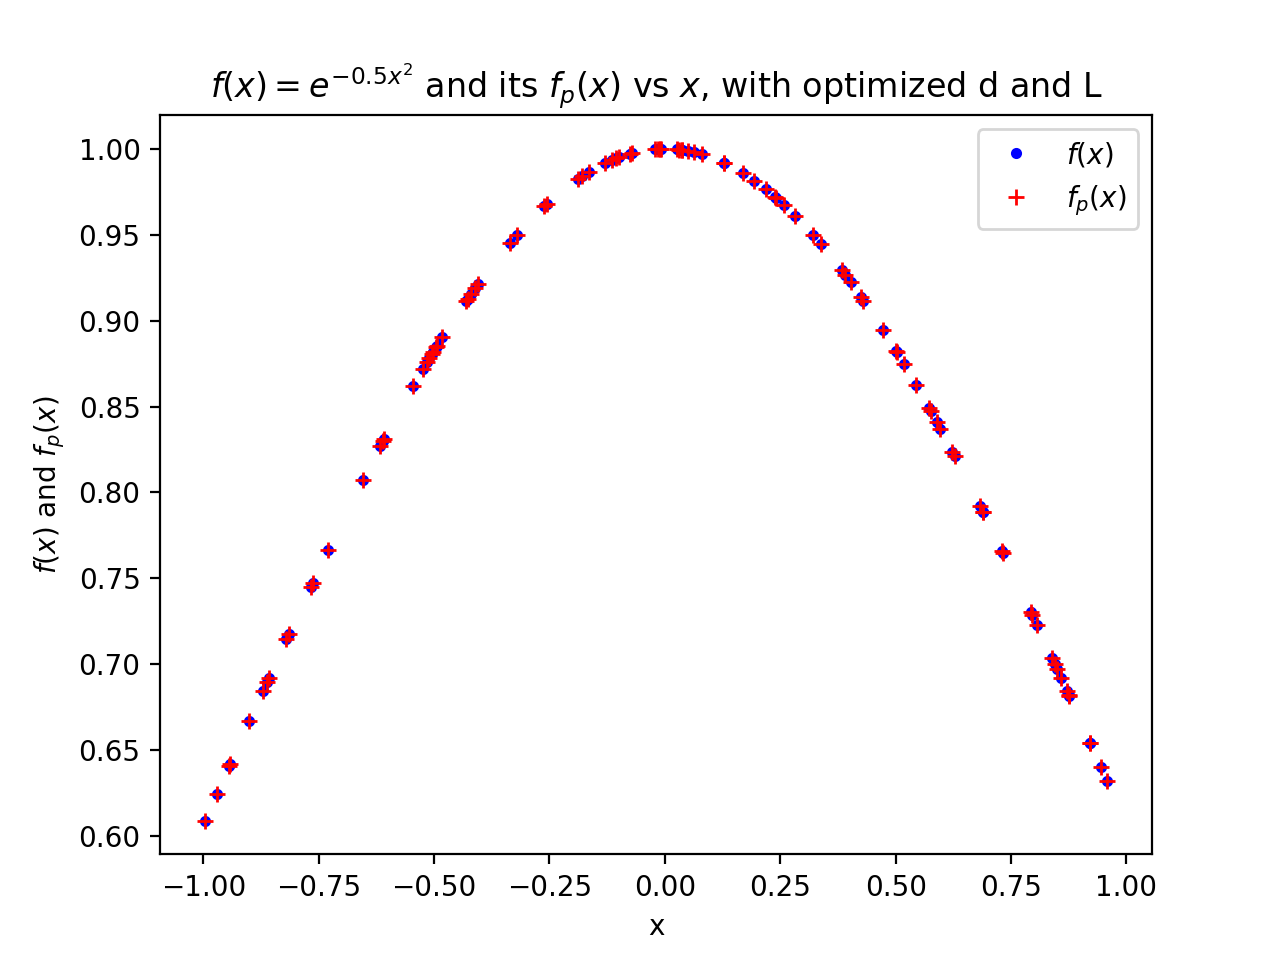

This figure's Python source:
#!/usr/bin/env python3
# -*- coding: utf-8 -*-
"""
Created on Fri Dec 21 17:27:37 2018

@author: alfred_mac
"""

import numpy as np
import matplotlib.pyplot as plt
import numpy.linalg as la
import numpy.random as rand
import rFit
import rEval

D = [101,1001]
L = [0.002,0.02,0.2,2,20]
Err = np.zeros([len(D),len(L)])

for i in range(len(D)):
    for j in range(len(L)):
        x = 2*rand.random(D[i])-1
        f = np.exp(-0.5*x*x)
        p = rFit.rFit(x,f,L[j])
        fp = rEval.rEval(x,p,L[j])
        Err[i][j] = max(abs(f-fp))

i,j = np.unravel_index(Err.argmin(), Err.shape)
x = 2*rand.random(D[i])-1
f = np.exp(-0.5*x*x)
p = rFit.rFit(x,f,L[j])
fp = rEval.rEval(x,p,L[j])

print("Optimal d is: ",D[i]-1)
print("Optimal L is: ",L[j])

plt.plot(x,f,'b .')
plt.plot(x,fp,'r +')
plt.title('$f(x)=e^{-0.5x^{2}}$ and its $f_{p}(x)$ vs $x$, with optimized d and L')
plt.legend(['$f(x)$','$f_{p}(x)$'])
plt.xlabel('x')
plt.ylabel('$f(x)$ and $f_{p}(x)$')
plt.show()
    
